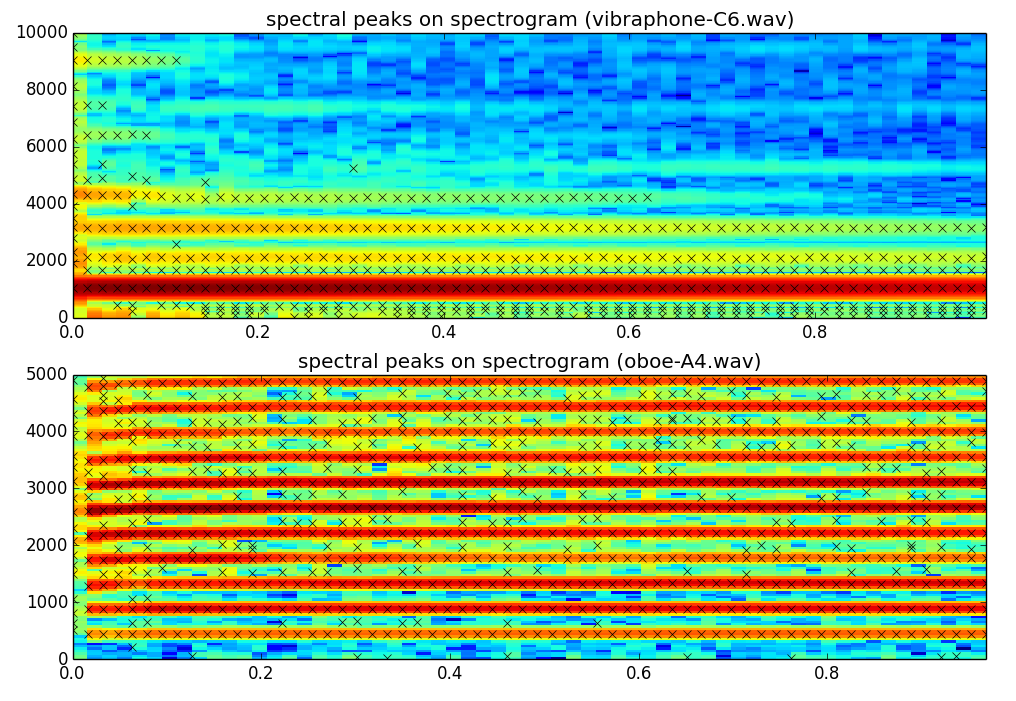

Write Python code to recreate this figure.
import numpy as np
import matplotlib.pyplot as plt
from scipy.signal import hamming, hanning, triang, blackmanharris, resample
import math
import sys, os, time

sys.path.append(os.path.join(os.path.dirname(os.path.realpath(__file__)), '../../../software/utilFunctions/'))
sys.path.append(os.path.join(os.path.dirname(os.path.realpath(__file__)), '../../../software/models/'))
import waveIO as WIO
import stftAnal, sineModelAnal

plt.figure(1)
plt.subplot(211)
(fs, x) = WIO.wavread(os.path.join(os.path.dirname(os.path.realpath(__file__)), '../../../sounds/carnatic.wav'))
w = np.blackman(251)
N = 1024
H = 1000
t = -90
mX, pX = stftAnal.stftAnal(x, fs, w, N, H)
ploc, pmag, pphase = sineModelAnal.sineModelAnal(x, fs, w, N, H, t)

maxplotbin = int(N*5000.0/fs)
numFrames = int(mX[:,0].size)
frmTime = H*np.arange(numFrames)/float(fs)                             
binFreq = np.arange(maxplotbin+1)*float(fs)/N                         
plt.pcolormesh(frmTime, binFreq, np.transpose(mX[:,:maxplotbin+1]))
plt.autoscale(tight=True)
  
peaks = ploc*np.less(ploc,maxplotbin)*float(fs)/N
peaks[peaks==0] = np.nan
numFrames = int(ploc[:,0].size)
plt.plot(frmTime, peaks, 'x', color='k')
plt.autoscale(tight=True)
plt.title('spectral peaks on spectrogram (vibraphone-C6.wav)')

plt.subplot(212)
(fs, x) = WIO.wavread(os.path.join(os.path.dirname(os.path.realpath(__file__)), '../../../sounds/vignesh.wav'))
w = np.blackman(801)
N = 1024
H = 700
t = -70
mX, pX = stftAnal.stftAnal(x, fs, w, N, H)
ploc, pmag, pphase = sineModelAnal.sineModelAnal(x, fs, w, N, H, t)

maxplotbin = int(N*5000.0/fs)
numFrames = int(mX[:,0].size)
frmTime = H*np.arange(numFrames)/float(fs)                             
binFreq = np.arange(maxplotbin+1)*float(fs)/N                         
plt.pcolormesh(frmTime, binFreq, np.transpose(mX[:,:maxplotbin+1]))
plt.autoscale(tight=True)
  
peaks = ploc*np.less(ploc,maxplotbin)*float(fs)/N
peaks[peaks==0] = np.nan
numFrames = int(ploc[:,0].size)
plt.plot(frmTime, peaks, 'x', color='k')
plt.autoscale(tight=True)
plt.title('spectral peaks on spectrogram (oboe-A4.wav)')

plt.show()
